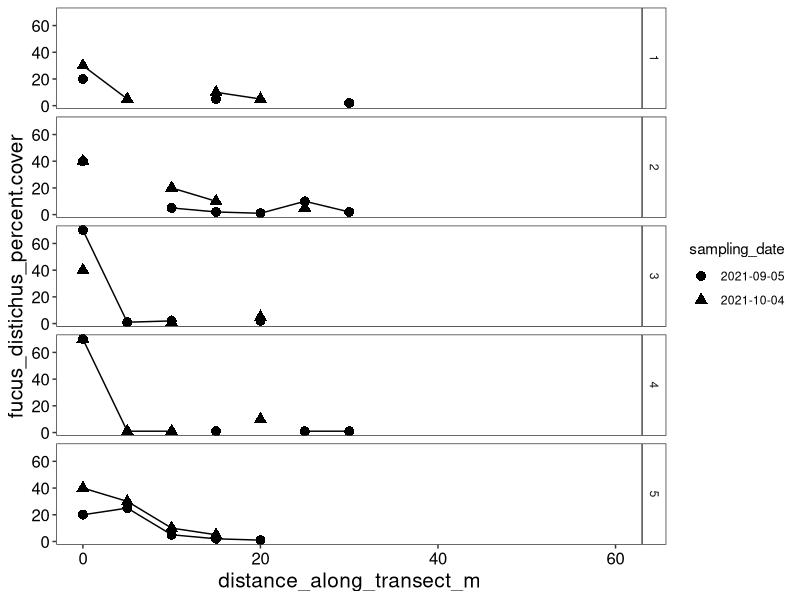
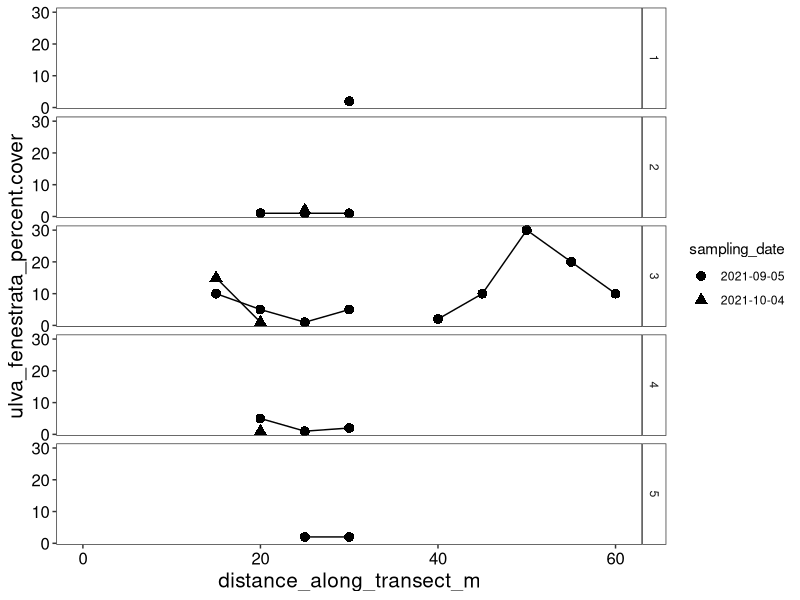

Generate these figures, in order, with R:
## load packages
library(tidyverse)
library(ggplot2); theme_set(theme_bw()+
                              theme(panel.grid = element_blank(),
                                    strip.background = element_rect(fill="white"),
                                    axis.text = element_text(size = 12, color="black"), 
                                    axis.title = element_text(size=15, color="black")))

## set working directory
setwd("C:/Users/siobh/OneDrive - The University Of British Columbia/Project - Seaweed Seasonality Transects/seaweed_seasonality_2021-09-05/git_GW_seaweed_seasonality_transects")

## read in data
algae = read.csv("GW_seaweed_seasonality_transect_data.csv")


## dot-line plot (fucus)
ggplot(algae, aes(x=distance_along_transect_m, y=fucus_distichus_percent.cover, 
                  shape=sampling_date))+
  geom_point(cex=3)+
  geom_line()+
  facet_grid(transect_id~.)

## dot-line plot (ulva)
ggplot(algae, aes(x=distance_along_transect_m, y=ulva_fenestrata_percent.cover, 
                  shape=sampling_date))+
  geom_point(cex=3)+
  geom_line()+
  facet_grid(transect_id~.)

